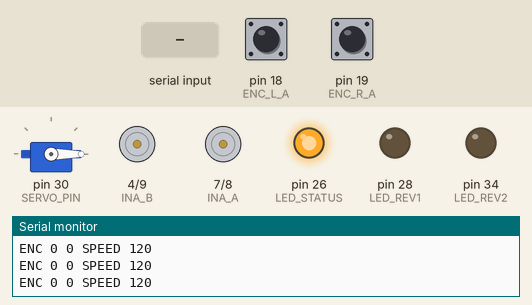
Simulated run of this sketch. Board: Arduino Mega 2560, built with avr-gcc and run on an emulated ATmega2560. Shown: servo, motor-driver pin pairs drawn as motors (green arrow = first pin HIGH = forward, orange = second pin HIGH = backward, longer = more drive, scaled by the enable pin), output pins drawn as LEDs (lit = HIGH), the last lines printed to the serial monitor. Dashed ring = blinking. Inputs (shaded band) come from the test bench; at power-on: pin 18 (ENC_L_A) HIGH, pin 19 (ENC_R_A) HIGH.

Above: at 1.2 s.
1.3 s: "s" received over Serial
At 2.8 s:
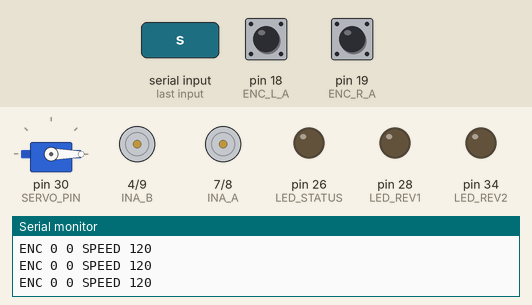
4.3 s: "w" received over Serial
At 4.37 s:
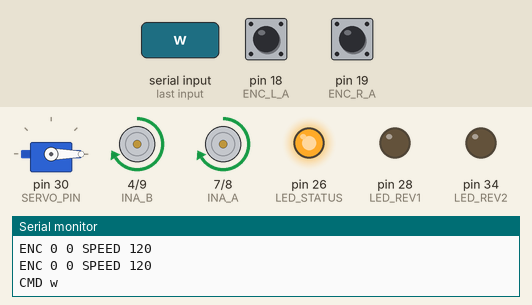
7.3 s: "a" received over Serial
At 7.4 s:
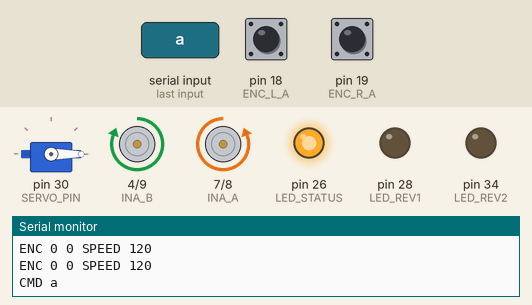
10.3 s: "d" received over Serial
At 10.4 s:
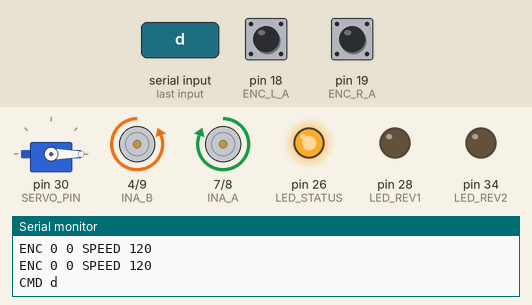
13.3 s: "u" received over Serial
At 14.4 s:
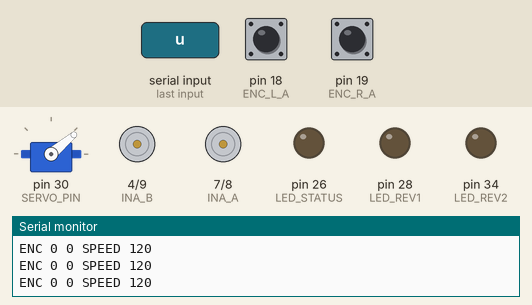
16.3 s: "n" received over Serial
At 17.8 s:
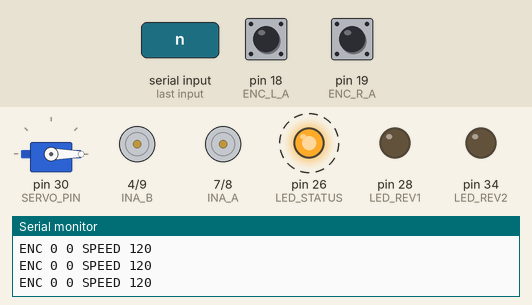
Timing chart, 0 to 20.3 s (numbered marks = the images above; inputs shaded):
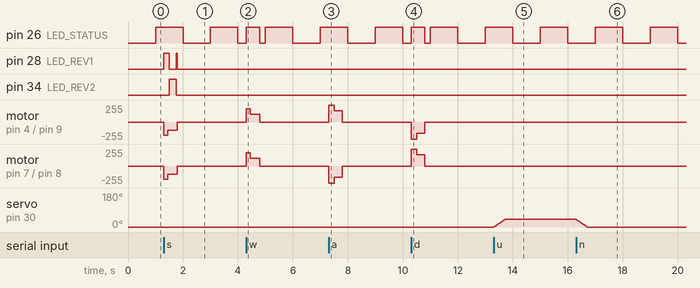

The sketch:

jnnp_keyboard_drive_v9.ino
```cpp
/*
  JNNP ROBOTICS CLUB - KEYBOARD DRIVE v9 (rebuilt robot)
  Arduino Mega 2560 + Monster Moto Shield, 4 GA25-370 motors in parallel pairs
    Left pair  = Channel A (pins 7, 8, 5)     Right pair = Channel B (pins 4, 9, 6)

  Works with the Pi program robot_teleop_ubuntu.py (the Pi sends these letters):
    w = forward   s = backward   a = turn left   d = turn right   x = stop
    + / - = speed   u = dump (bin up, slowly)   n = bin down (slowly)   r = reset encoders

  SPEED: press + / - in the teleop to go faster / slower (40 ... 255, steps of 10).
  TURNS: spin on the spot (sides in opposite directions), strong start - instant turning.
  STOP : active brake - the motors are shorted to ground so the robot stops at once.

  WHAT CHANGED FROM v8 (to match your rebuilt robot and your test sketch)
    * Servo (dump bin) on pin 30, HOME 0 deg, DUMP 40 deg, moves slowly
    * Robot stops before dumping
    * Motor directions follow your test sketch: forward = INA HIGH, INB LOW on both sides
      (if a side runs backward on 'w', set its *_REVERSED switch to true)
    * Status LEDs moved off pin 30 (the servo uses it now)
    * Still has the 0.5 s safety stop: if the Pi stops sending, the motors stop
*/

#include <Servo.h>

// ---------- Motor pins ----------
const int INA_A = 7, INB_A = 8, PWM_A = 5;   // LEFT pair
const int INA_B = 4, INB_B = 9, PWM_B = 6;   // RIGHT pair

// ---------- Direction switches ----------
// Lift the robot and hold FORWARD. If a side spins BACKWARD, flip its switch.
const bool LEFT_REVERSED  = false;           // set true if the LEFT side runs backward on w
const bool RIGHT_REVERSED = false;           // set true if the RIGHT side runs backward on w

// ---------- Encoders ----------
const int ENC_L_A = 18, ENC_L_B = 22;        // left  yellow, white
const int ENC_R_A = 19, ENC_R_B = 24;        // right yellow, white

// ---------- Servo and LEDs ----------
const int SERVO_PIN = 30;                    // dump bin servo (from your test sketch)
const int DECK_DOWN = 0;                     // HOME_ANGLE: bin lowered
const int DECK_UP   = 40;                    // DUMP_ANGLE: bin tipped
const int LED_STATUS = 26, LED_REV1 = 28, LED_REV2 = 34;   // pin 30 is now the servo

// ---------- Speeds (0-255) ----------
int motorSpeed = 120;                        // starting speed (change live with + / -)
const int SPEED_STEP = 10;
const int MIN_SPEED = 40;                    // slowest you can go with -
const int MAX_SPEED = 255;

// Lowest PWM a moving wheel is allowed. Below this the GA25-370s just hum.
// Raise it if a wheel still stalls, lower it if slow driving is too fast.
const int MIN_PWM = 40;                      // lowest PWM for a moving wheel (raise if wheels hum and stop)

const int KICK_SPEED = 200;                  // short burst when a move starts (gets the heavy robot rolling)
const unsigned long KICK_TIME = 150;         // ms

// TURNING - SPIN IN PLACE: left and right sides run in OPPOSITE directions at equal power,
// so the robot turns on the spot straight away.
//   TURN_MIN_PWM : turns never use less than this, even at low drive speed (heavy robot needs it)
//   TURN_HIGH_ADD: at higher drive speeds, turn power = motorSpeed + this
const int TURN_MIN_PWM = 170;
const int TURN_HIGH_ADD = 40;
const int TURN_KICK_SPEED = 255;             // full power for the first moment of a turn
const unsigned long TURN_KICK_TIME = 200;    // ms

// ---------- Drive-straight correction ----------
const bool  STRAIGHT_CORRECTION = true;      // set false to switch it off
const float KP = 0.8;                        // how strongly to correct (0.3 - 1.5)
const int   MAX_TRIM = 40;                   // maximum extra PWM for the slow side
const unsigned long CORRECT_EVERY = 50;      // ms

// ---------- Safety ----------
const bool SAFETY_TIMEOUT = true;            // false only for Serial Monitor testing
const unsigned long TIMEOUT_MS = 500;

// ---------- State ----------
volatile long leftCount = 0, rightCount = 0;
char motion = 'x';
unsigned long lastCmdTime = 0, lastReport = 0, lastCorrect = 0, kickUntil = 0;
bool kicking = false;
float trim = 0;                              // + means left is faster -> boost right
long prevL = 0, prevR = 0;
Servo deck;

void leftEncoder()  { if (digitalRead(ENC_L_B)) leftCount++;  else leftCount--;  }
void rightEncoder() { if (digitalRead(ENC_R_B)) rightCount++; else rightCount--; }

void setup() {
  Serial.begin(115200);
  pinMode(INA_A, OUTPUT); pinMode(INB_A, OUTPUT); pinMode(PWM_A, OUTPUT);
  pinMode(INA_B, OUTPUT); pinMode(INB_B, OUTPUT); pinMode(PWM_B, OUTPUT);
  pinMode(ENC_L_A, INPUT_PULLUP); pinMode(ENC_L_B, INPUT_PULLUP);
  pinMode(ENC_R_A, INPUT_PULLUP); pinMode(ENC_R_B, INPUT_PULLUP);
  attachInterrupt(digitalPinToInterrupt(ENC_L_A), leftEncoder,  RISING);
  attachInterrupt(digitalPinToInterrupt(ENC_R_A), rightEncoder, RISING);
  pinMode(LED_STATUS, OUTPUT); pinMode(LED_REV1, OUTPUT); pinMode(LED_REV2, OUTPUT);
  deck.attach(SERVO_PIN);
  deck.write(DECK_DOWN);
  stopMotors();
  Serial.println("READY v9 - keys: w a s d x + - u n r");
}

void loop() {
  // 1) Read keys
  while (Serial.available()) {
    char c = tolower(Serial.read());
    switch (c) {
      case 'w': case 's': case 'a': case 'd': case 'x':
        lastCmdTime = millis();
        if (c != motion) startMotion(c);
        break;
      case '+': motorSpeed = min(MAX_SPEED, motorSpeed + SPEED_STEP); applyMotion(); break;
      case '-': motorSpeed = max(MIN_SPEED, motorSpeed - SPEED_STEP); applyMotion(); break;
      case 'u': startMotion('x'); moveDeck(DECK_UP); lastCmdTime = millis(); break;   // stop, then dump
      case 'n': moveDeck(DECK_DOWN); lastCmdTime = millis(); break;
      case 'r': noInterrupts(); leftCount = 0; rightCount = 0; interrupts(); break;
      default: break;
    }
  }

  // 2) Safety stop
  if (SAFETY_TIMEOUT && motion != 'x' && millis() - lastCmdTime > TIMEOUT_MS) startMotion('x');

  // 3) End of kick-start
  if (kicking && millis() > kickUntil) {
    kicking = false;
    resetCorrection();
    applyMotion();
  }

  // 4) Drive-straight correction (only for W and S, after the kick)
  if (millis() - lastCorrect >= CORRECT_EVERY) {
    lastCorrect = millis();
    noInterrupts(); long l = leftCount, r = rightCount; interrupts();
    long dl = labs(l - prevL), dr = labs(r - prevR);   // ticks moved by each side
    prevL = l; prevR = r;
    if (STRAIGHT_CORRECTION && !kicking && (motion == 'w' || motion == 's')
        && dl > 0 && dr > 0) {                          // both encoders working
      trim += KP * (dl - dr);                           // left faster -> trim grows
      trim = constrain(trim, -MAX_TRIM, MAX_TRIM);
      applyMotion();
    }
  }

  // 5) LEDs
  bool blink = (millis() / 250) % 2;
  digitalWrite(LED_STATUS, motion != 'x' ? HIGH : (millis() / 1000) % 2);
  digitalWrite(LED_REV1, motion == 's' &&  blink);
  digitalWrite(LED_REV2, motion == 's' && !blink);

  // 6) Report to the Pi: ENC <left> <right> SPEED <speed>
  if (millis() - lastReport > 200) {
    lastReport = millis();
    noInterrupts(); long l = leftCount, r = rightCount; interrupts();
    Serial.print("ENC "); Serial.print(l); Serial.print(' '); Serial.print(r);
    Serial.print(" SPEED "); Serial.println(motorSpeed);
  }
}

// Move the bin slowly (1 degree every 10 ms) to protect the mechanism
void moveDeck(int target) {
  int now = deck.read();
  int step = target > now ? 1 : -1;
  for (int a = now; a != target; a += step) { deck.write(a); delay(10); }
  deck.write(target);
}

void resetCorrection() {
  trim = 0;
  noInterrupts(); prevL = leftCount; prevR = rightCount; interrupts();
}

void startMotion(char c) {
  motion = c;
  Serial.print("CMD "); Serial.println(c);
  resetCorrection();
  if (motion != 'x') {
    kicking = true;
    unsigned long k = KICK_TIME;
    if (motion == 'a' || motion == 'd') k = TURN_KICK_TIME;
    kickUntil = millis() + k;
  } else {
    kicking = false;
  }
  applyMotion();
}

void applyMotion() {
  // ----- Straight: boost the SLOW side instead of starving the fast one -----
  int straight = kicking ? max(KICK_SPEED, motorSpeed) : motorSpeed;
  int boostL = (trim < 0) ? (int)(-trim) : 0;   // right faster -> boost left
  int boostR = (trim > 0) ? (int)( trim) : 0;   // left faster  -> boost right
  int left  = straight + boostL;
  int right = straight + boostR;
  int over = max(left, right) - 255;            // keep the ratio if we hit the top
  if (over > 0) { left -= over; right -= over; }

  // ----- Turns: spin in place, both sides equal power in opposite directions -----
  int high = constrain(max(TURN_MIN_PWM, motorSpeed + TURN_HIGH_ADD), 0, 255);
  if (kicking) high = TURN_KICK_SPEED;
  int low = -high;

  switch (motion) {
    case 'w': driveLeft(+left);  driveRight(+right); break;   // forward
    case 's': driveLeft(-left);  driveRight(-right); break;   // backward
    case 'a': driveLeft(low);    driveRight(high);   break;   // turn left
    case 'd': driveLeft(high);   driveRight(low);    break;   // turn right
    default:  stopMotors();                          break;
  }
}

// Any non-zero speed is raised to at least MIN_PWM so the wheel actually turns
int withFloor(int spd) {
  if (spd == 0) return 0;
  int mag = constrain(abs(spd), MIN_PWM, 255);
  return spd > 0 ? mag : -mag;
}

// ----- One side at a time. Positive = forward, negative = backward. -----
// Directions as in your test sketch: forward = INA HIGH, INB LOW.
void driveLeft(int spd) {
  if (LEFT_REVERSED) spd = -spd;
  spd = withFloor(spd);
  if (spd >= 0) { digitalWrite(INA_A, HIGH); digitalWrite(INB_A, LOW);  }
  else          { digitalWrite(INA_A, LOW);  digitalWrite(INB_A, HIGH); spd = -spd; }
  analogWrite(PWM_A, spd);
}

void driveRight(int spd) {
  if (RIGHT_REVERSED) spd = -spd;
  spd = withFloor(spd);
  if (spd >= 0) { digitalWrite(INA_B, HIGH); digitalWrite(INB_B, LOW);  }
  else          { digitalWrite(INA_B, LOW);  digitalWrite(INB_B, HIGH); spd = -spd; }
  analogWrite(PWM_B, spd);
}

// ACTIVE BRAKE: INA = INB = LOW with PWM on shorts each motor to ground,
// so the robot stops at once instead of rolling on.
void stopMotors() {
  digitalWrite(INA_A, LOW); digitalWrite(INB_A, LOW);
  digitalWrite(INA_B, LOW); digitalWrite(INB_B, LOW);
  analogWrite(PWM_A, 255);
  analogWrite(PWM_B, 255);
}
```

Measured:
- after the input at 1.3 s, pin 28 (LED_REV1): LOW → HIGH at once, → LOW 0.20 s later, → HIGH 0.25 s later, → LOW 0.05 s later; pin 34 (LED_REV2): LOW → HIGH after 0.20 s, → LOW 0.25 s later
- after the input at 4.3 s, motor on pin 4 (INA_B) / pin 9 (INB_B), motor on pin 7 (INA_A) / pin 8 (INB_A): stopped → forward 200/255 at once, → forward 120/255 0.15 s later, → stopped 0.35 s later
- after the input at 7.3 s, motor on pin 4 (INA_B) / pin 9 (INB_B): stopped → forward 255/255 at once, → forward 170/255 0.20 s later, → stopped 0.30 s later; motor on pin 7 (INA_A) / pin 8 (INB_A): stopped → backward 255/255 at once, → backward 170/255 0.20 s later, → stopped 0.30 s later
- after the input at 10.3 s, motor on pin 4 (INA_B) / pin 9 (INB_B): stopped → backward 255/255 at once, → backward 170/255 0.20 s later, → stopped 0.30 s later; motor on pin 7 (INA_A) / pin 8 (INB_A): stopped → forward 255/255 at once, → forward 170/255 0.20 s later, → stopped 0.30 s later
- after the input at 13.3 s, servo on pin 30 (SERVO_PIN): moves from 0° to 40° over 0.39 s, starting at once
- after the input at 16.3 s, servo on pin 30 (SERVO_PIN): moves from 40° to 0° over 0.39 s, starting at once
- by itself, pin 26 (LED_STATUS): alternates HIGH for 1.0 s and LOW for 1.0 s
